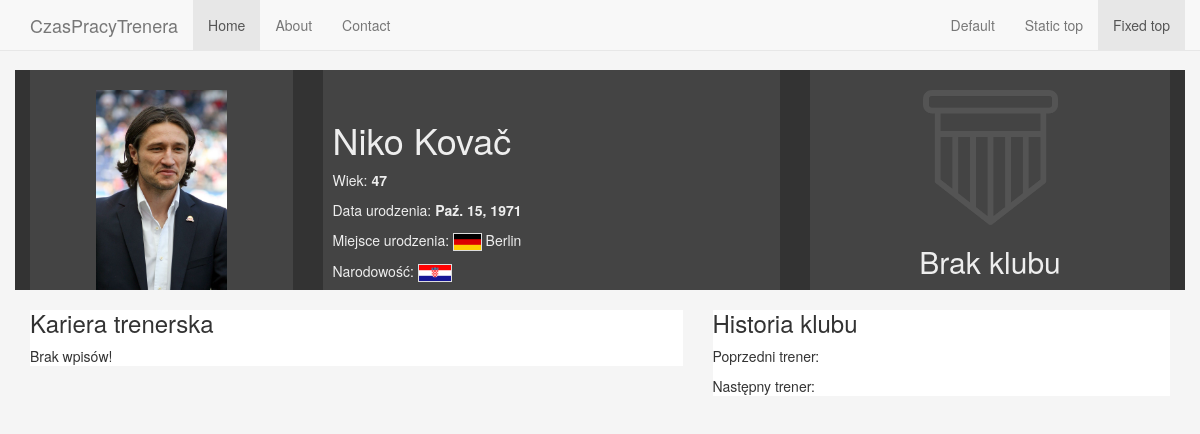
Before: /m/19/ with the older database file.
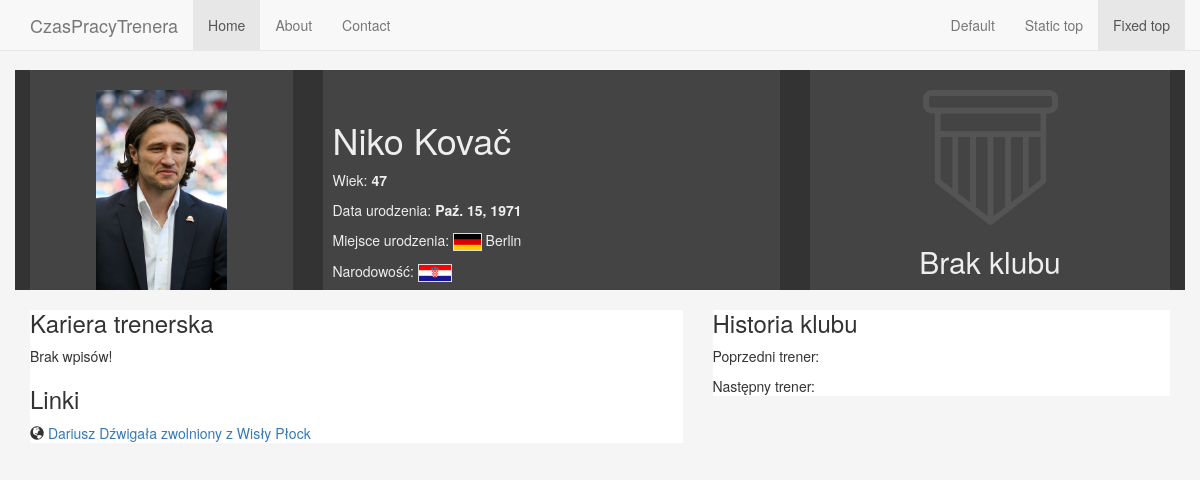
After: the same page with the newer database file.
### managers/models.py (models this page shows, shortened)
class ExternalLink(models.Model):
    url = models.CharField(max_length=80, unique=True)
    title = models.CharField(max_length=50, null=True, blank=True)
    job = models.ForeignKey(Employment, on_delete=models.CASCADE, null=True, blank=True, related_name='links')

### managers/views.py (the view, shortened to what this page needs)
# urls.py: path('m/<int:manager_id>/', views.profile, name='profile'),
def profile(request, manager_id):
    person = get_object_or_404(Manager, pk=manager_id)
    age = floor((datetime.now().date() - person.date_birth).days/365.25)
    country = get_object_or_404(Country, pk=person.country_id)
    city = get_object_or_404(City, pk=person.city_birth_id)
    history = person.jobs.order_by('-still_hired', '-date_finish')
    q_links = Q()
    links = ExternalLink.objects.filter(q_links)
    if history and history[0].still_hired:
        current_job = history[0]
    else:
        current_job = ""
    context = { 'person': person, 'nationality': country, 'history': history, 'current_job': current_job, 'city': city, 'age': age, 'links': links, 'no_club_icon': Team().getIcon }
    return render(request, 'managers/profile.html', context)

### managers/models.py (called while the page is built)
    def getIcon(self):
        return f"/managers/icons-country/{self.icon_name}"

    def getIcon(self):
        if not self.icon_name:
            return f"/managers/icons-club/team.png"
        else:
            return f"/managers/icons-club/{self.country.code.lower()}/{self.icon_name}"

    def getPhoto(self):
        if not self.photo:
            return f"/managers/icons/manager.png"
        else:
            return f"/managers/photos/{self.photo}"

### managers/templates/managers/profile.html (shortened to what this page needs)
{% extends "managers/base.html" %}
{% load static %}
{% block content %}
<div class="row">
  <div class="profile-titlebar row-eq-height">
    <div class="col-md-3">
      <div class="profile-img">
        <img src="{% static person.getPhoto %}" alt="{{ person.name_last }}"/>
      </div>
    </div>
    <div class="col-md-5">
      <div class="profile-head">
        <div class="profile-names">
          <h1>{{ person.name_first }} {{ person.name_last }}</h1>
        </div>
        <div class="profile-detailed">
          <p>Wiek: <strong> {{ age }}</strong></p>
          <p>Data urodzenia: <strong>{{ person.date_birth }}</strong></p>
          <p>Miejsce urodzenia:
              <a href="{% url 'managers:country' city.country.id %}"><img src="{% static city.country.getIcon %}" alt="{{ city.name_pl }}" class="flag18" /></a>
            {{ city.name_pl }}
          </p>
          <p>Narodowość:
            <a href="{% url 'managers:country' nationality.id %}"><img src="{% static nationality.getIcon %}" alt="{{ nationality.name_pl }}" class="flag18" /> {{ country.name_pl }}</a>
          </p>
        </div>
      </div>
    </div>
    <div class="col-md-4">
      <div class="profile-club" style="text-align: center;">{% if current_job %}
        <a href="{% url 'managers:club' current_job.team.id %}">
          <img src="{% static current_job.team.getIcon %}" alt="{{ current_job.team.name_full }}"/>
          {% if not current_job.team.icon_name %}<div class="on-emblem-text">{{ current_job.team.name_full }}</div>{% endif %}
        </a>{% else %}<img src="{% static no_club_icon %}" alt="Domyślny herb"/>{% endif %}
        <h2>{% if current_job %}{{ current_job.days }} dni{% else %}Brak klubu{% endif %}</h2>
      </div>
    </div>
  </div>
</div>
<div class="row">
  <div class="col-md-7">
    <div class="profile-main">
      <div class="profile-career">
        <h3>Kariera trenerska</h3>
        {% if history %}
          <table class="table table-striped">
            <thead><tr><th>Klub</th><th>Od kiedy</th><th>Do kiedy</th><th>Dni</th><th>Info</th></tr></thead>
            <tbody>
              {% for club in history %}<tr>
              <td><a href="{% url 'managers:club' club.team.id %}">{{ club.team.name_full }}</a>{% if club.role != '1st' %} ({{ club.role }}){% endif %}</td>
              <td>{{ club.date_start }}</td>
              <td>{% if club.date_finish %}{{ club.date_finish }}{% else %} - {% endif %}</td>
              <td><b>{{ club.days }}</b></td>
              <td>-</td>
            </tr>{% endfor %}
            </tbody>
          </table>
        {% else %}
          <p>Brak wpisów!</p>
        {% endif %}
      </div>
      {% if links %}<div class="profile-links">
        <h3>Linki</h3>
        <ul class="list-unstyled">{% for link in links %}
          <li class="list-item"><i class="glyphicon glyphicon-globe"></i> <a href="{{ link.url }}" target="_blank">{{ link.title }}</a></li>
        {% endfor %}</ul>
      </div>{% endif %}
    </div>
  </div>
  <div class="col-md-5">
      <div class="profile-sidebar">
        <div class="profile-club-history">
          <h3>Historia klubu</h3>
          <p>Poprzedni trener: </p>
          <p>Następny trener: </p>
        </div>
      </div>
  </div>
</div>
{% endblock %}

Changed rows visible on the page:
added ExternalLink: title "Dariusz Dźwigała zwolniony z Wisły Płock"
Other visible differences:
text now shown: "Linki"
